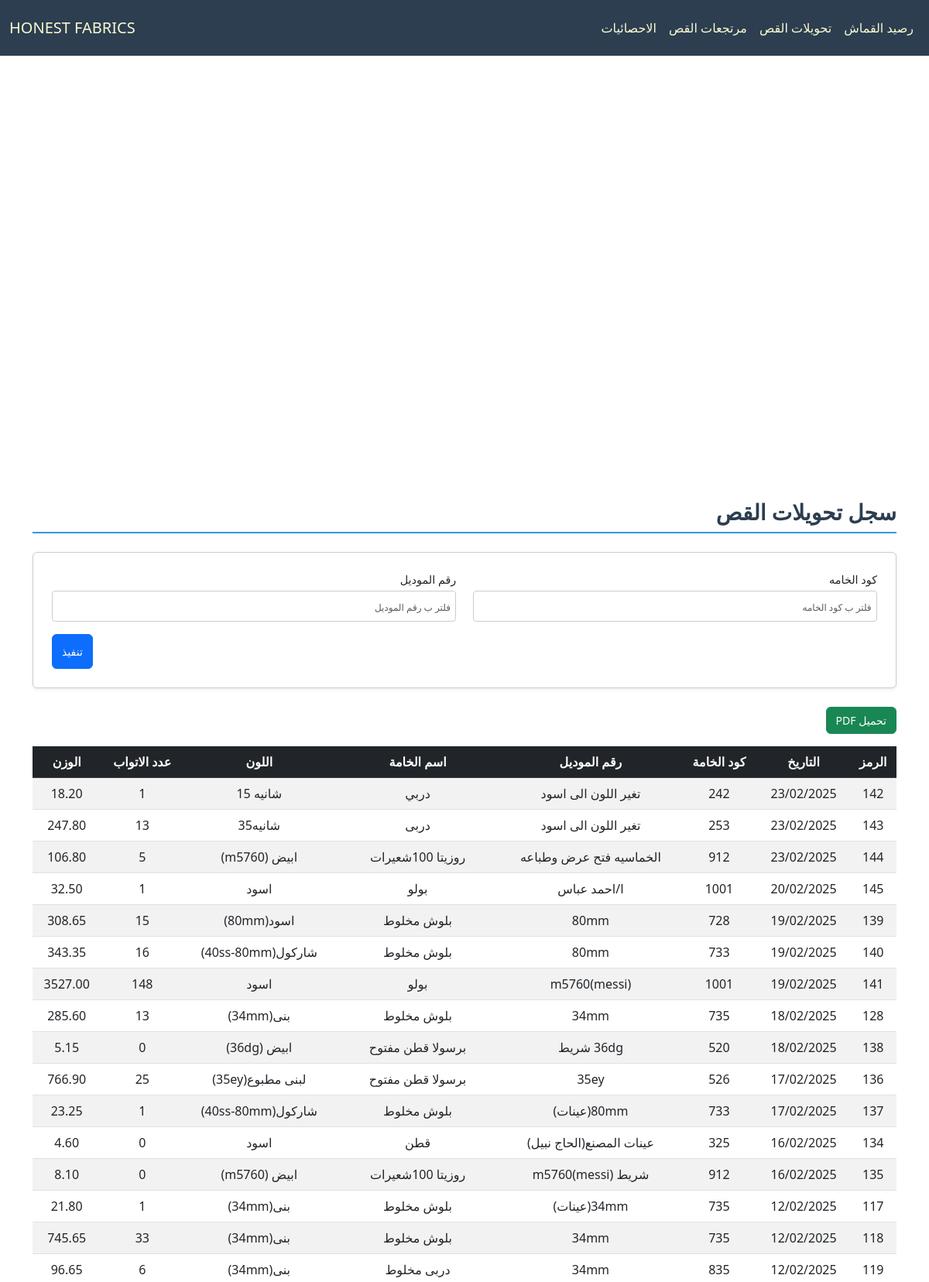
/cloth/CutTransfer/ (upper part), run on the app's committed database.
### cloth/models.py (models this page shows, shortened)
class Base(models.Model):
    id = models.AutoField(primary_key=True, verbose_name="الرمز")
    fabric_code = models.CharField(max_length=100, verbose_name="كود الخامه", db_index=True, null=True, blank=True)
    fabric_name = models.CharField(max_length=200, verbose_name="اسم الخامه", null=True, blank=True)
    color = models.CharField(max_length=100, verbose_name="اللون", null=True, blank=True)
    roll = models.PositiveIntegerField(verbose_name="عدد الاتواب", null=True, blank=True)
    weight = models.DecimalField(max_digits=10, decimal_places=2, verbose_name="الوزن", null=True, blank=True)
    date = models.CharField(max_length=100,verbose_name="التاريخ", null=True, blank=True)
    class Meta:
        abstract = True

class CutTransfer(Base):
    model_number = models.CharField(max_length=100, verbose_name="رقم الموديل", null=True, blank=True)

### cloth/views.py (the view)
# urls.py: path('CutTransfer/', CutTransferView.as_view(), name='cut_transfer_view'),
class CutTransferView(FilterableListView):
    template_name = "cloth/cut.html"
    model = CutTransfer
    filter_fields = ['fabric_code', 'model_number']
    columns = ["الرمز","التاريخ","كود الخامة","رقم الموديل","اسم الخامة","اللون","عدد الاتواب","الوزن"]

### cloth/views.py (called while the page is built)
    def parse_date(self, date_str):
        try:
            normalized_date = date_str.replace("\\", "/")
            return datetime.strptime(normalized_date, "%d/%m/%Y")
        except (ValueError, AttributeError):
            return datetime.min

    def get_queryset(self):
        queryset = super().get_queryset()
        filters = Q()
        ordering = self.request.GET.get('order', 'desc')
        for field in self.filter_fields:
            filter_value = self.request.GET.get(field)
            if filter_value:
                filters &= Q(**{f"{field}__icontains": filter_value})
        filtered_queryset = queryset.filter(filters)
        models = list(filtered_queryset)
        models.sort(
            key=lambda x: self.parse_date(x.date) if x.date else datetime.min,
            reverse=(ordering == 'desc')
        )
        return models

    def get_context_data(self, **kwargs):
        context = super().get_context_data(**kwargs)
        update = Updates.objects.all().order_by('-date').first()
        context['update'] = localtime(update.date).strftime("%d/%m %I:%M %p") if update and update.date else None
        context['columns'] = self.columns
        model_meta = self.model._meta
        context['filter_fields'] = [
            {
                'field_name': field,
                'verbose_name': model_meta.get_field(field).verbose_name,
                'value': self.request.GET.get(field) or "",
            }
            for field in self.filter_fields
        ]
        return context

### cloth/templates/cloth/cut.html (shortened to what this page needs)
{% extends "cloth/layout.html" %}
{% block home_page %}
<a class="navbar-brand" href="{% url 'fabric_view' %}">HONEST FABRICS</a>
{% endblock %}
{% block navbar_links_small %}
{% include "cloth/nav_links.html" %}
{% endblock %}
{% block body %}
    <h2 class="section-title pt-4">سجل تحويلات القص</h2>
    <form method="get" class="filter-form-flex mb-4 p-4 rounded shadow-sm">
        {% for filter_field in filter_fields %}
        <div class="form-group mb-3">
            <label for="filter_{{ forloop.counter }}" class="form-label">{{ filter_field.verbose_name }}</label>
            <input type="text" id="filter_{{ forloop.counter }}" name="{{ filter_field.field_name }}"
                   placeholder="فلتر ب {{ filter_field.verbose_name }}"
                   class="form-control"
                   value="{{ filter_field.value }}">
        </div>
        {% endfor %}
        <div class="submit-container">
            <button type="submit" class="btn btn-primary submit-btn">تنفيذ</button>
        </div>
    </form>
    <button onclick="generatePDF()" class="btn btn-success mb-3">تحميل PDF</button>
    <div style="overflow-y: auto; max-height: 70vh; position: relative;" class="table-responsive mb-4">
        <table id="data-table"  class="table table-striped">
            <thead class="table-dark">
                <tr>
                    <th style="position: sticky; top: 0;" >الرمز</th>
                    <th style="position: sticky; top: 0;" >التاريخ</th>
                    <th style="position: sticky; top: 0;" >كود الخامة</th>
                    <th style="position: sticky; top: 0;" >رقم الموديل</th>
                    <th style="position: sticky; top: 0;" >اسم الخامة</th>
                    <th style="position: sticky; top: 0;" >اللون</th>
                    <th style="position: sticky; top: 0;" >عدد الاتواب</th>
                    <th style="position: sticky; top: 0;" >الوزن</th>
                </tr>
            </thead>
            <tbody>
                {% for model in models %}
                <tr>
                    <td>{{ model.id }}</td>
                    <td>{{ model.date }}</td>
                    <td>{{ model.fabric_code }}</td>
                    <td>{{ model.model_number }}</td>
                    <td>{{ model.fabric_name }}</td>
                    <td>{{ model.color }}</td>
                    <td>{{ model.roll }}</td>
                    <td>{{ model.weight }}</td>
                </tr>
                {% empty %}
                <tr>
                    <td colspan="8" class="text-center">لا يوجد عناصر</td>
                </tr>
                {% endfor %}
            </tbody>
        </table>
    </div>
    {% endblock body %}

### cloth/static/cloth/style.css (style rules this page uses)
:root { --primary-color: #3498db; --light-blue: #3db1ff5e; --secondary-color: #2c3e50; --success-color: #2ecc71; --danger-color: #e74c3c; --warning-color: #f1c40f; --light-bg: #f8f9fa; --dark-bg: #343a40; --light-text: lightgoldenrodyellow; --golden-text: rgb(255, 255, 0); --border-color: #dee2e6; --white-color: #ffffff; }
*, *::before, *::after { box-sizing: border-box; }
ul, div { padding: 0; margin: 0; }
body { background-color: var(--light-bg); margin-top: 80px; margin-inline: 0; font-family: 'Segoe UI', Tahoma, Geneva, Verdana, sans-serif; line-height: 1.6; font-size: 16px; }
#navbar, #navbar a, #navbar-menu-body, #navbar-menu-body a { color: var(--light-text); }
.section-title { color: var(--secondary-color); border-bottom: 2px solid var(--primary-color); padding-bottom: 0.5rem; margin-bottom: 1.5rem; font-weight: bold; }
.table { border-collapse: separate; border-spacing: 0; border-radius: 8px; width: 100%; }
.table th, .table td { text-align: center; vertical-align: middle; padding: 10px; }
.table-striped tbody tr:nth-of-type(odd) { background-color: var(--light-bg); }
.table-dark th { background-color: var(--secondary-color); color: var(--light-text); }
.table-responsive { overflow-x: auto; }
.table-responsive table th, .table-responsive table td { white-space: nowrap; min-width: fit-content; }
.table-responsive table { width: 100%; table-layout: auto; }
.filter-form-flex { display: flex; flex-wrap: wrap; padding: 1rem; border: 1px solid #ccc; border-radius: 8px; background-color: #fff; justify-content: space-between; column-gap: 2px; direction: rtl; }
.filter-form-flex .form-group { display: flex; flex-direction: column; margin-bottom: 5px; width: 49%; }
.filter-form-flex .form-label { font-size: 0.9rem; margin-bottom: 0.25rem; }
.filter-form-flex .form-control { border: 1px solid #ccc; border-radius: 4px; padding: 0.4rem; font-size: 0.9rem; }
.filter-form-flex input[type="text"], .filter-form-flex input[type="number"], .filter-form-flex input[type="date"] { width: 100%; height: 40px; }
.submit-container { display: flex; justify-content: flex-end; width: 100%; }
.filter-form-flex .submit-btn { width: auto; height: 45px; font-size: 1rem; }
@media (max-width: 1200px) { body { font-size: 15px; } }
@media (max-width: 1200px) { h4.section-title, h2 { font-size: 28px !important; } }
@media (max-width: 1200px) { p.lead, .oped_details_btn, .btn { font-size: 14px !important; } }
@media (max-width: 1200px) { ::placeholder { font-size: 12px !important; } }

### data on the page
CutTransfer: id "142", date "23/02/2025", fabric_code "242", model_number "تغير اللون الى اسود", fabric_name "دربي", color "شانيه 15", roll "1", weight "18.20"
CutTransfer: id "143", date "23/02/2025", fabric_code "253", model_number "تغير اللون الى اسود", fabric_name "دربى", color "شانيه35", roll "13", weight "247.80"
CutTransfer: id "144", date "23/02/2025", fabric_code "912", model_number "الخماسيه فتح عرض وطباعه", fabric_name "روزيتا 100شعيرات", color "ابيض (m5760)", roll "5", weight "106.80"
CutTransfer: id "145", date "20/02/2025", fabric_code "1001", model_number "ا/احمد عباس", fabric_name "بولو", color "اسود", roll "1", weight "32.50"
CutTransfer: id "139", date "19/02/2025", fabric_code "728", model_number "80mm", fabric_name "بلوش مخلوط", color "اسود(80mm)", roll "15", weight "308.65"
CutTransfer: id "140", date "19/02/2025", fabric_code "733", model_number "80mm", fabric_name "بلوش مخلوط", color "شاركول(40ss-80mm)", roll "16", weight "343.35"
CutTransfer: id "141", date "19/02/2025", fabric_code "1001", model_number "m5760(messi)", fabric_name "بولو", color "اسود", roll "148", weight "3527.00"
CutTransfer: id "128", date "18/02/2025", fabric_code "735", model_number "34mm", fabric_name "بلوش مخلوط", color "بنى(34mm)", roll "13", weight "285.60"
CutTransfer: id "138", date "18/02/2025", fabric_code "520", model_number "36dg شريط", fabric_name "برسولا قطن مفتوح", color "ابيض (36dg)", roll "0", weight "5.15"
CutTransfer: id "136", date "17/02/2025", fabric_code "526", model_number "35ey", fabric_name "برسولا قطن مفتوح", color "لبنى مطبوع(35ey)", roll "25", weight "766.90"
CutTransfer: id "137", date "17/02/2025", fabric_code "733", model_number "80mm(عينات)", fabric_name "بلوش مخلوط", color "شاركول(40ss-80mm)", roll "1", weight "23.25"
CutTransfer: id "134", date "16/02/2025", fabric_code "325", model_number "عينات المصنع(الحاج نبيل)", fabric_name "قطن", color "اسود", roll "0", weight "4.60"
CutTransfer: id "135", date "16/02/2025", fabric_code "912", model_number "شريط m5760(messi)", fabric_name "روزيتا 100شعيرات", color "ابيض (m5760)", roll "0", weight "8.10"
CutTransfer: id "117", date "12/02/2025", fabric_code "735", model_number "34mm(عينات)", fabric_name "بلوش مخلوط", color "بنى(34mm)", roll "1", weight "21.80"
CutTransfer: id "118", date "12/02/2025", fabric_code "735", model_number "34mm", fabric_name "بلوش مخلوط", color "بنى(34mm)", roll "33", weight "745.65"
CutTransfer: id "119", date "12/02/2025", fabric_code "835", model_number "34mm", fabric_name "دربى مخلوط", color "بنى(34mm)", roll "6", weight "96.65"

### other printed values
{{ filter_field.verbose_name }} "كود الخامه" "رقم الموديل"
